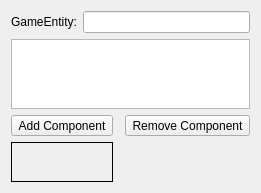
<?xml version="1.0" encoding="UTF-8"?>
<ui version="4.0">
 <class>GameControllerWidget</class>
 <widget class="QWidget" name="GameControllerWidget">
  <property name="geometry">
   <rect>
    <x>0</x>
    <y>0</y>
    <width>230</width>
    <height>193</height>
   </rect>
  </property>
  <property name="windowTitle">
   <string>Form</string>
  </property>
  <layout class="QGridLayout" name="gridLayout">
   <item row="0" column="0">
    <widget class="QLabel" name="label">
     <property name="text">
      <string>GameEntity:</string>
     </property>
    </widget>
   </item>
   <item row="0" column="1" colspan="3">
    <widget class="QLineEdit" name="m_entityName">
     <property name="toolTip">
      <string>Specify a unique entity name for this object</string>
     </property>
     <property name="statusTip">
      <string>Entity Name</string>
     </property>
    </widget>
   </item>
   <item row="1" column="0" colspan="4">
    <widget class="AttachmentTreeView" name="m_attachmentTreeView">
     <property name="statusTip">
      <string>Game components aggregated in this entity</string>
     </property>
    </widget>
   </item>
   <item row="2" column="0" colspan="2">
    <widget class="QToolButton" name="m_addComponent">
     <property name="toolTip">
      <string>Add a new Game Component</string>
     </property>
     <property name="text">
      <string>Add Component</string>
     </property>
    </widget>
   </item>
   <item row="2" column="2">
    <spacer>
     <property name="orientation">
      <enum>Qt::Horizontal</enum>
     </property>
     <property name="sizeHint" stdset="0">
      <size>
       <width>51</width>
       <height>20</height>
      </size>
     </property>
    </spacer>
   </item>
   <item row="2" column="3">
    <widget class="QToolButton" name="m_removeComponent">
     <property name="text">
      <string>Remove Component</string>
     </property>
    </widget>
   </item>
   <item row="3" column="0" colspan="2">
    <widget class="QStackedWidget" name="m_componentWidgets">
     <property name="sizePolicy">
      <sizepolicy hsizetype="Expanding" vsizetype="Expanding">
       <horstretch>0</horstretch>
       <verstretch>0</verstretch>
      </sizepolicy>
     </property>
     <property name="frameShape">
      <enum>QFrame::Box</enum>
     </property>
     <property name="currentIndex">
      <number>0</number>
     </property>
     <widget class="QWidget" name="m_ttsWidgetContainer">
      <layout class="QGridLayout" name="gridLayout_3">
       <property name="margin">
        <number>1</number>
       </property>
       <item row="0" column="0">
        <widget class="TTSWidget" name="m_ttsWidget" native="true"/>
       </item>
      </layout>
     </widget>
     <widget class="QWidget" name="m_keyframeAnimWidgetContainer">
      <layout class="QHBoxLayout" name="horizontalLayout">
       <item>
        <spacer>
         <property name="orientation">
          <enum>Qt::Vertical</enum>
         </property>
         <property name="sizeType">
          <enum>QSizePolicy::MinimumExpanding</enum>
         </property>
         <property name="sizeHint" stdset="0">
          <size>
           <width>2</width>
           <height>2</height>
          </size>
         </property>
        </spacer>
       </item>
       <item>
        <widget class="KeyframeAnimationWidget" name="m_keyframeAnimWidget" native="true"/>
       </item>
       <item>
        <spacer>
         <property name="orientation">
          <enum>Qt::Horizontal</enum>
         </property>
         <property name="sizeType">
          <enum>QSizePolicy::MinimumExpanding</enum>
         </property>
         <property name="sizeHint" stdset="0">
          <size>
           <width>2</width>
           <height>2</height>
          </size>
         </property>
        </spacer>
       </item>
      </layout>
     </widget>
     <widget class="QWidget" name="m_crowdParticleWidgetContainer">
      <layout class="QVBoxLayout">
       <property name="margin">
        <number>1</number>
       </property>
       <item>
        <widget class="CrowdParticleWidget" name="m_crowdParticleWidget" native="true"/>
       </item>
      </layout>
     </widget>
     <widget class="QWidget" name="m_physicsWidgetContainer">
      <layout class="QGridLayout">
       <property name="margin">
        <number>1</number>
       </property>
       <item row="0" column="0">
        <widget class="PhysicsWidget" name="m_physicsWidget" native="true"/>
       </item>
       <item row="0" column="1">
        <spacer>
         <property name="orientation">
          <enum>Qt::Horizontal</enum>
         </property>
         <property name="sizeType">
          <enum>QSizePolicy::MinimumExpanding</enum>
         </property>
         <property name="sizeHint" stdset="0">
          <size>
           <width>2</width>
           <height>2</height>
          </size>
         </property>
        </spacer>
       </item>
       <item row="1" column="0">
        <spacer>
         <property name="orientation">
          <enum>Qt::Vertical</enum>
         </property>
         <property name="sizeType">
          <enum>QSizePolicy::MinimumExpanding</enum>
         </property>
         <property name="sizeHint" stdset="0">
          <size>
           <width>2</width>
           <height>2</height>
          </size>
         </property>
        </spacer>
       </item>
      </layout>
     </widget>
     <widget class="QWidget" name="m_soundWidgetContainer">
      <layout class="QGridLayout">
       <item row="0" column="0">
        <widget class="SoundWidget" name="m_soundWidget" native="true"/>
       </item>
       <item row="0" column="1">
        <spacer>
         <property name="orientation">
          <enum>Qt::Horizontal</enum>
         </property>
         <property name="sizeHint" stdset="0">
          <size>
           <width>40</width>
           <height>20</height>
          </size>
         </property>
        </spacer>
       </item>
       <item row="1" column="0">
        <spacer>
         <property name="orientation">
          <enum>Qt::Vertical</enum>
         </property>
         <property name="sizeHint" stdset="0">
          <size>
           <width>20</width>
           <height>20</height>
          </size>
         </property>
        </spacer>
       </item>
      </layout>
     </widget>
     <widget class="QWidget" name="m_crowdVisibilityWidgetContainer">
      <layout class="QGridLayout">
       <property name="margin">
        <number>1</number>
       </property>
       <item row="0" column="0">
        <widget class="CrowdVisibilityWidget" name="m_crowdVisibilityWidget" native="true"/>
       </item>
       <item row="0" column="1">
        <spacer>
         <property name="orientation">
          <enum>Qt::Horizontal</enum>
         </property>
         <property name="sizeType">
          <enum>QSizePolicy::MinimumExpanding</enum>
         </property>
         <property name="sizeHint" stdset="0">
          <size>
           <width>2</width>
           <height>2</height>
          </size>
         </property>
        </spacer>
       </item>
       <item row="1" column="0">
        <spacer>
         <property name="orientation">
          <enum>Qt::Vertical</enum>
         </property>
         <property name="sizeType">
          <enum>QSizePolicy::MinimumExpanding</enum>
         </property>
         <property name="sizeHint" stdset="0">
          <size>
           <width>2</width>
           <height>2</height>
          </size>
         </property>
        </spacer>
       </item>
      </layout>
     </widget>
     <widget class="QWidget" name="m_phonemeEditorWidgetContainer">
      <property name="sizePolicy">
       <sizepolicy hsizetype="Expanding" vsizetype="Preferred">
        <horstretch>0</horstretch>
        <verstretch>0</verstretch>
       </sizepolicy>
      </property>
      <layout class="QGridLayout" name="gridLayout_2">
       <property name="margin">
        <number>1</number>
       </property>
       <item row="0" column="0">
        <spacer>
         <property name="orientation">
          <enum>Qt::Vertical</enum>
         </property>
         <property name="sizeType">
          <enum>QSizePolicy::MinimumExpanding</enum>
         </property>
         <property name="sizeHint" stdset="0">
          <size>
           <width>2</width>
           <height>2</height>
          </size>
         </property>
        </spacer>
       </item>
       <item row="0" column="1">
        <widget class="PhonemeEditorWidget" name="m_phonemeEditorWidget" native="true">
         <property name="sizePolicy">
          <sizepolicy hsizetype="Expanding" vsizetype="Preferred">
           <horstretch>0</horstretch>
           <verstretch>0</verstretch>
          </sizepolicy>
         </property>
        </widget>
       </item>
      </layout>
     </widget>
     <widget class="QWidget" name="m_emptyWidget"/>
    </widget>
   </item>
  </layout>
  <action name="m_actionAddPhysicsComponent">
   <property name="text">
    <string>Add Physics Component</string>
   </property>
  </action>
  <action name="m_actionAddTTSComponent">
   <property name="text">
    <string>Add TTS Component</string>
   </property>
  </action>
  <action name="m_actionAddKeyframeAnimComponent">
   <property name="text">
    <string>Add Keyframe Animation Component</string>
   </property>
  </action>
  <action name="m_actionAddCrowdParticleComponent">
   <property name="text">
    <string>Add Crowd Particle Component</string>
   </property>
  </action>
  <action name="m_actionAddCrowdVisNodeComponent">
   <property name="text">
    <string>Add Crowd Visibility Node Component</string>
   </property>
  </action>
  <action name="m_actionAddSound3DComponent">
   <property name="text">
    <string>Add Sound3D Component</string>
   </property>
  </action>
 </widget>
 <customwidgets>
  <customwidget>
   <class>AttachmentTreeView</class>
   <extends>QTreeView</extends>
   <header>AttachmentTreeView.h</header>
  </customwidget>
  <customwidget>
   <class>PhysicsWidget</class>
   <extends>QWidget</extends>
   <header>PhysicsWidget.h</header>
  </customwidget>
  <customwidget>
   <class>TTSWidget</class>
   <extends>QWidget</extends>
   <header>TTSWidget.h</header>
   <container>1</container>
  </customwidget>
  <customwidget>
   <class>KeyframeAnimationWidget</class>
   <extends>QWidget</extends>
   <header>KeyframeAnimationWidget.h</header>
   <container>1</container>
  </customwidget>
  <customwidget>
   <class>CrowdParticleWidget</class>
   <extends>QWidget</extends>
   <header>CrowdParticleWidget.h</header>
   <container>1</container>
  </customwidget>
  <customwidget>
   <class>CrowdVisibilityWidget</class>
   <extends>QWidget</extends>
   <header>CrowdVisibilityWidget.h</header>
   <container>1</container>
  </customwidget>
  <customwidget>
   <class>SoundWidget</class>
   <extends>QWidget</extends>
   <header>SoundWidget.h</header>
   <container>1</container>
  </customwidget>
  <customwidget>
   <class>PhonemeEditorWidget</class>
   <extends>QWidget</extends>
   <header>PhonemeEditorWidget.h</header>
   <container>1</container>
  </customwidget>
 </customwidgets>
 <resources/>
 <connections/>
</ui>
